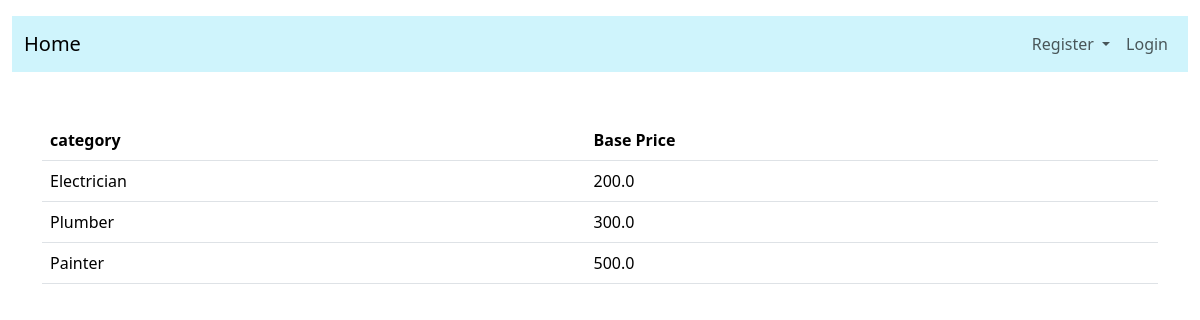
Page /baseprice on the earlier database version.
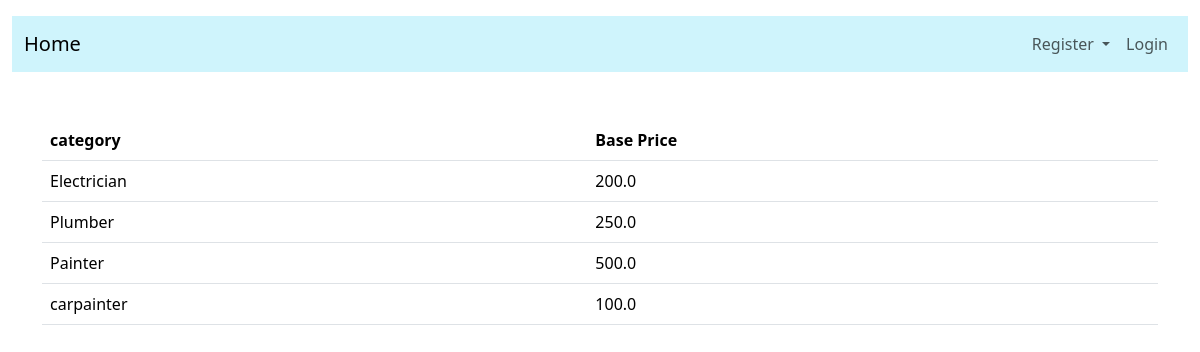
Same page on the later database version.
### application/model.py (models this page shows)
class ServiceCategory(db.Model):
    id = db.Column(db.Integer, primary_key=True)
    name = db.Column(db.String(80), nullable=False)
    base_price = db.Column(db.Float, nullable=False)
    time_required = db.Column(db.Integer, nullable=False)
    description = db.Column(db.String(80), nullable=False)
    status = db.Column(db.String(80), nullable=False)

### application/routes.py (the view)
@app.route('/baseprice')
def baseprice():
    service_categories = ServiceCategory.query.all()
    return render_template('baseprices.html', service_categories=service_categories)

### templates/baseprices.html
{% extends 'base.html' %}
{% block content %}
<table class="table">
    <thead>
      <tr>
        <th scope="col">category</th>
        <th scope="col">Base Price</th>
      </tr>
    </thead>
    <tbody>
        {% for category in service_categories %}
      <tr>
        <td scope="row">{{category.name}}</td>
        <td scope="row">{{category.base_price}}</td>
      </tr>
      {% endfor %}
    </tbody>
  </table>
{%endblock %}

Differences in the rows shown:
changed ServiceCategory "Plumber": base_price "300.0" → "250.0"
added ServiceCategory: name "carpainter", base_price "100.0"
